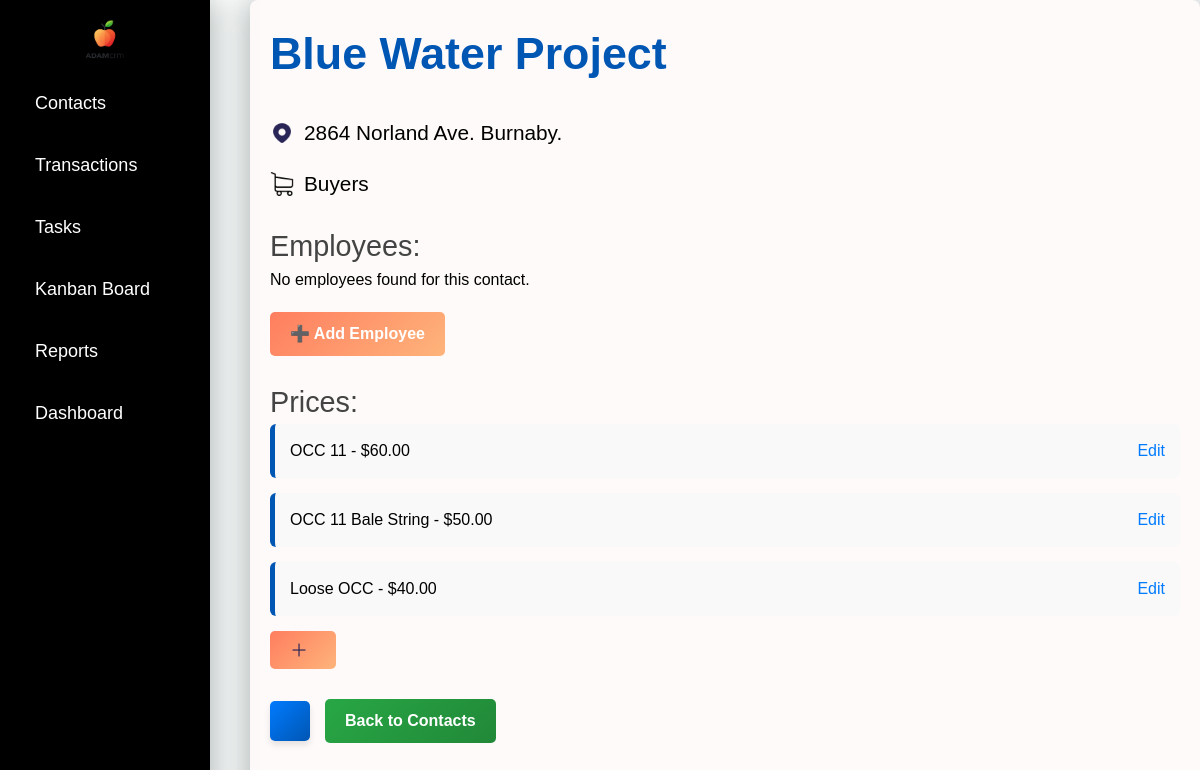
/contact/view/10/, run on an earlier commit of the app's database.
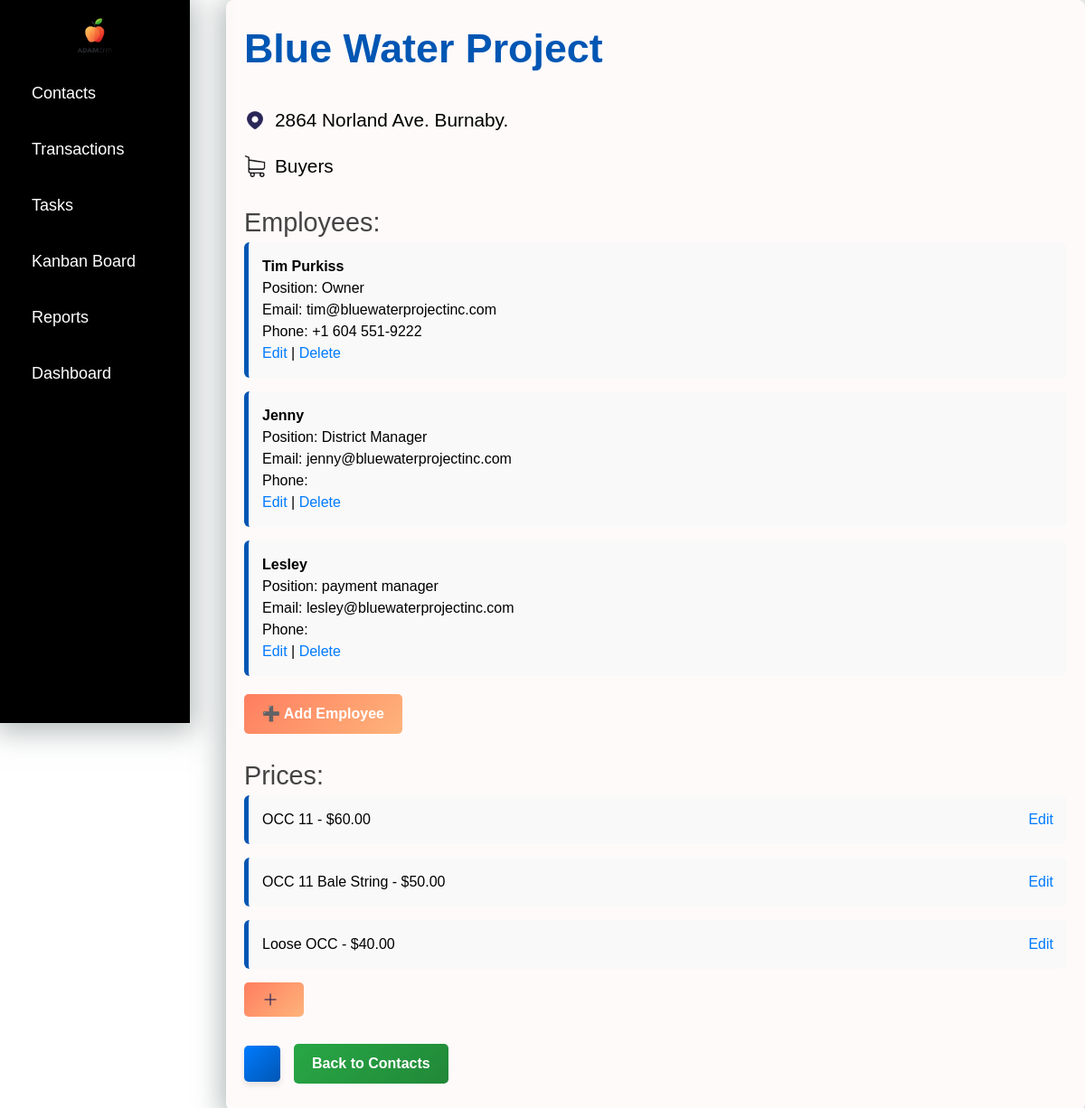
And on a later commit of the database.
### crm/models.py (models this page shows, shortened)
class ContactMaterial(models.Model):
    contact = models.ForeignKey('Contact', on_delete=models.CASCADE, related_name='contact_materials')
    material = models.CharField(max_length=255, choices=[(key, key) for key in settings.MATERIALS_LIST.keys()])
    price = models.DecimalField(max_digits=10, decimal_places=2, null=True, blank=True)

class Employee(models.Model):
    contact = models.ForeignKey(Contact, related_name='employees', on_delete=models.CASCADE)
    name = models.CharField(max_length=100)
    email = models.EmailField()
    phone = models.CharField(max_length=15, blank=True, null=True)
    position = models.CharField(max_length=200, blank=True, null=True)

### crm/views.py (the view)
# urls.py: path('contact/view/<int:id>/', views.view_contact, name='view_contact'),
def view_contact(request, id):
    contact = get_object_or_404(Contact, id=id)
    if request.method == "POST":
        form = ContactForm(request.POST, instance=contact)
        if form.is_valid():
            form.save()
            return redirect('view_contact', id=contact.id)
    else:
        form = ContactForm(instance=contact)
    employees = contact.employees.all()
    return render(request, 'crm/view_contact.html', {
        'contact': contact,
        'form': form,
        'employees': employees  # ✅ добавили сотрудников
    })

### crm/templates/crm/view_contact.html (shortened to what this page needs)
{% extends 'crm/index.html' %}
{% load static %}
{% block content %}
<div id="view-info" class="view-container">
    <h1 class="company-name">{{ contact.company.name }}</h1>
    <div class="info-item">
        <img src="{% static 'crm/images/icons/location-dot.png' %}" alt="Address Icon" class="icon">
        <span class="info-text">{{ contact.address }}</span>
    </div>
    <div class="info-item">
        <img src="{% static 'crm/images/icons/type.png' %}" alt="Type Icon" class="icon">
        <span class="info-text">{{ contact.get_company_type_display }}</span>
    </div>
    <h2 class="section-title">Employees:</h2>
    {% if employees %}
        <ul class="materials-list">
            {% for employee in employees %}
                <li class="material-item">
                    <div>
                        <strong>{{ employee.name }}</strong><br>
                        Position: {{ employee.position }}<br>
                        Email: {{ employee.email }}<br>
                        Phone: {{ employee.phone }}<br>
                        <a href="{% url 'edit_employee' employee.id %}" class="edit-link">Edit</a> |
                        <form method="POST" action="{% url 'delete_employee' employee.id %}" style="display:inline;">
                            <button type="submit" class="edit-link" onclick="return confirm('Delete this employee?')">Delete</button>
                        </form>
                    </div>
                </li>
            {% endfor %}
        </ul>
    {% else %}
        <p class="no-materials">No employees found for this contact.</p>
    {% endif %}
    <button type="button" class="btn add-btn" onclick="toggleEmployeeForm()" style="margin-top: 20px;">
        ➕ Add Employee
    </button>
    <h2 class="section-title">Prices:</h2>
    {% if contact.contact_materials.all %}
        <ul class="materials-list">
            {% for contact_material in contact.contact_materials.all %}
                <li class="material-item">
                    {{ contact_material.material }} - ${{ contact_material.price|default:"0.00" }}
                    <a href="{% url 'edit_contact_material' contact_material.id %}" class="edit-link">Edit</a>
                </li>
            {% endfor %}
        </ul>
    {% else %}
        <p class="no-materials">No materials linked to this contact.</p>
    {% endif %}
</div>
<div class="add-material-container">
    <form method="POST" action="{% url 'add_contact_material' contact.id %}">
        <button type="submit" class="btn add-btn">
            <img src="{% static 'crm/images/icons/plus.png' %}" alt="Add Icon" class="icon">
        </button>
    </form>
</div>
<div class="buttons-container">
    <button id="edit-button" onclick="toggleEditForm()" class="btn edit-btn">
    </button>
    <a href="{% url 'contacts_list' %}">
        <button class="btn back-btn">Back to Contacts</button>
    </a>
</div>
{% endblock %}

What changed in the data, as far as the page shows it:
added Employee: name "Tim Purkiss", position "Owner", email "tim@bluewaterprojectinc.com", phone "+1 604 551-9222"
added Employee: name "Jenny", position "District Manager", email "jenny@bluewaterprojectinc.com"
added Employee: name "Lesley", position "payment manager", email "lesley@bluewaterprojectinc.com"
Also different on the page:
text no longer shown: "No employees found for this contact."
